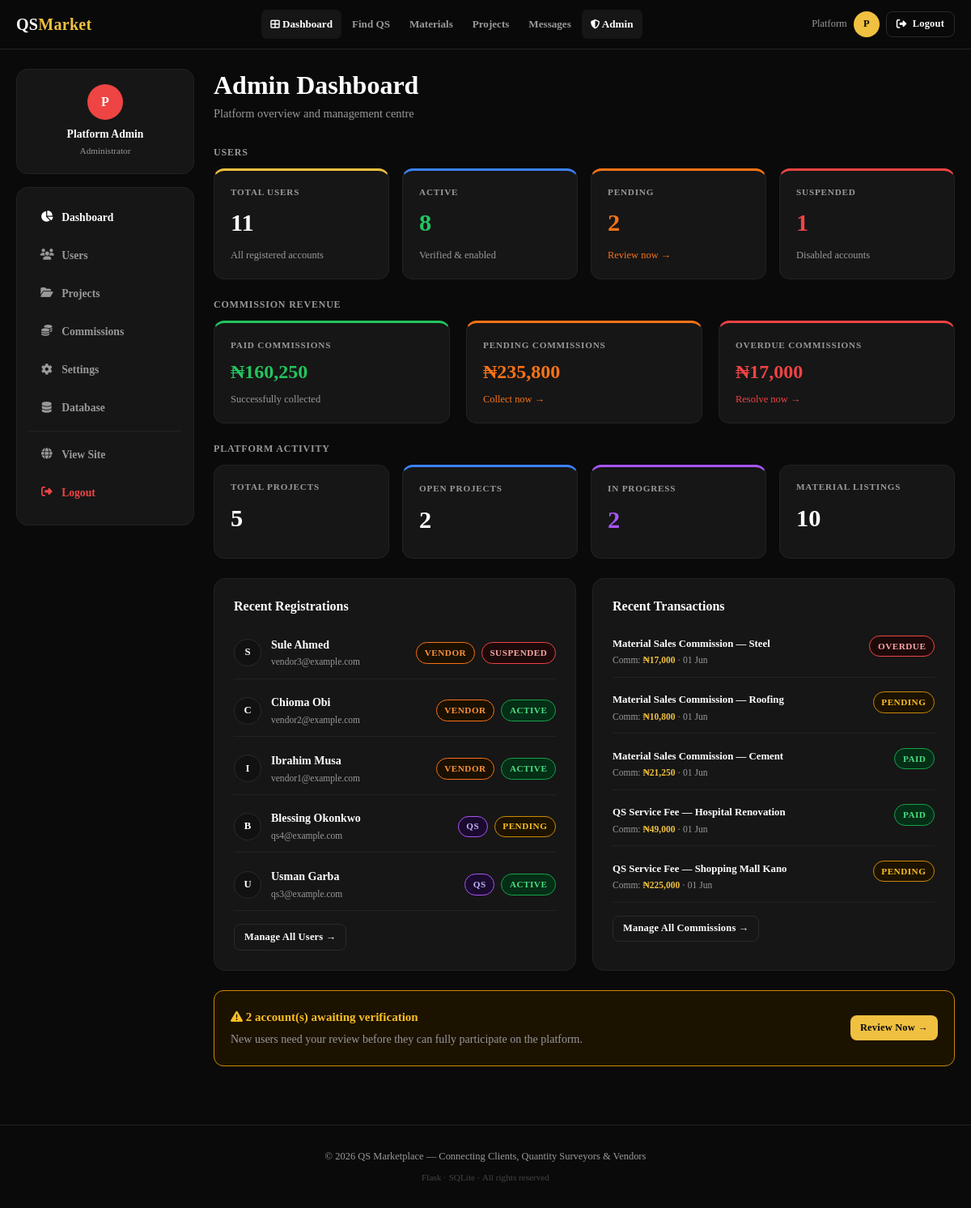
The page /admin (signed in) on the database its author committed.
### app.py (models this page shows, shortened)
class User(UserMixin, db.Model):
    __tablename__ = 'users'
    id            = db.Column(db.Integer, primary_key=True)
    email         = db.Column(db.String(150), unique=True, nullable=False)
    password_hash = db.Column(db.String(255), nullable=False)
    role          = db.Column(db.String(20), nullable=False)   # admin/client/qs/vendor
    first_name    = db.Column(db.String(80))
    last_name     = db.Column(db.String(80))
    phone         = db.Column(db.String(30))
    location      = db.Column(db.String(120))
    bio           = db.Column(db.Text)
    avatar        = db.Column(db.String(200), default='default.png')
    status        = db.Column(db.String(20), default='pending')  # pending/active/suspended
    verified      = db.Column(db.Boolean, default=False)
    joined_at     = db.Column(db.DateTime, default=datetime.utcnow)
    last_login    = db.Column(db.DateTime)
    company_name      = db.Column(db.String(150))
    specialization    = db.Column(db.String(200))
    years_experience  = db.Column(db.Integer)
    certifications    = db.Column(db.Text)
    hourly_rate       = db.Column(db.Float)
    projects_posted   = db.relationship('Project', foreign_keys='Project.client_id', backref='client', lazy=True)
    bids              = db.relationship('Bid', backref='qs_user', lazy=True)
    materials         = db.relationship('Material', backref='vendor', lazy=True)
    sent_messages     = db.relationship('Message', foreign_keys='Message.sender_id', backref='sender', lazy=True)
    transactions      = db.relationship('Transaction', foreign_keys='Transaction.user_id', backref='user', lazy=True)
    @property
    def full_name(self): return f"{self.first_name or ''} {self.last_name or ''}".strip() or self.email

class Transaction(db.Model):
    __tablename__ = 'transactions'
    id              = db.Column(db.Integer, primary_key=True)
    project_id      = db.Column(db.Integer, db.ForeignKey('projects.id'))
    user_id         = db.Column(db.Integer, db.ForeignKey('users.id'))
    description     = db.Column(db.String(255))
    amount          = db.Column(db.Float, nullable=False)
    commission_rate = db.Column(db.Float, default=config.COMMISSION_RATE)
    commission_amt  = db.Column(db.Float)
    status          = db.Column(db.String(20), default='pending')  # pending/paid/overdue/disputed
    created_at      = db.Column(db.DateTime, default=datetime.utcnow)
    paid_at         = db.Column(db.DateTime)
    notes           = db.Column(db.Text)

### app.py (the view)
@app.route('/admin')
@login_required
@admin_required
def admin_dashboard():
    stats = dict(
        total_users       = User.query.count(),
        pending_users     = User.query.filter_by(status='pending').count(),
        active_users      = User.query.filter_by(status='active').count(),
        suspended_users   = User.query.filter_by(status='suspended').count(),
        total_projects    = Project.query.count(),
        open_projects     = Project.query.filter_by(status='open').count(),
        active_projects   = Project.query.filter_by(status='in_progress').count(),
        total_transactions= Transaction.query.count(),
        pending_comm      = db.session.query(db.func.sum(Transaction.commission_amt)).filter_by(status='pending').scalar() or 0,
        paid_comm         = db.session.query(db.func.sum(Transaction.commission_amt)).filter_by(status='paid').scalar() or 0,
        overdue_comm      = db.session.query(db.func.sum(Transaction.commission_amt)).filter_by(status='overdue').scalar() or 0,
        total_materials   = Material.query.count(),
    )
    recent_users  = User.query.order_by(User.joined_at.desc()).limit(5).all()
    recent_txns   = Transaction.query.order_by(Transaction.created_at.desc()).limit(5).all()
    return render_template('admin/dashboard.html', stats=stats, recent_users=recent_users, recent_txns=recent_txns)

### app.py (called while the page is built)
@login_manager.user_loader
def load_user(uid): return User.query.get(int(uid))

def unread_count():
    if current_user.is_authenticated:
        return Message.query.filter_by(receiver_id=current_user.id, read=False).count()
    return 0

@app.context_processor
def inject_globals():
    return dict(unread=unread_count, now=datetime.utcnow())

def admin_required(f):
    from functools import wraps
    @wraps(f)
    def decorated(*args, **kwargs):
        if not current_user.is_authenticated or current_user.role != 'admin':
            flash('Admin access required.', 'error')
            return redirect(url_for('login'))
        return f(*args, **kwargs)
    return decorated

### templates/admin/dashboard.html (shortened to what this page needs)
{% extends 'admin/base_admin.html' %}
{% block admin_content %}
<div class="page-header">
  <h1>Admin Dashboard</h1>
  <p>Platform overview and management centre</p>
</div>
<h2 style="font-size:0.75rem;color:var(--grey);text-transform:uppercase;letter-spacing:0.8px;font-weight:700;margin-bottom:0.75rem;">Users</h2>
<div class="grid-4 mb-3">
  <div class="stat stat-accent">
    <div class="stat-label">Total Users</div>
    <div class="stat-value">{{ stats.total_users }}</div>
    <div class="stat-sub">All registered accounts</div>
  </div>
  <div class="stat stat-blue">
    <div class="stat-label">Active</div>
    <div class="stat-value" style="color:var(--green);">{{ stats.active_users }}</div>
    <div class="stat-sub">Verified & enabled</div>
  </div>
  <div class="stat" style="border-top:3px solid var(--orange);">
    <div class="stat-label">Pending</div>
    <div class="stat-value" style="color:var(--orange);">{{ stats.pending_users }}</div>
    <div class="stat-sub"><a href="{{ url_for('admin_users', status='pending') }}" style="color:var(--orange);">Review now →</a></div>
  </div>
  <div class="stat stat-red">
    <div class="stat-label">Suspended</div>
    <div class="stat-value" style="color:var(--red);">{{ stats.suspended_users }}</div>
    <div class="stat-sub">Disabled accounts</div>
  </div>
</div>
<h2 style="font-size:0.75rem;color:var(--grey);text-transform:uppercase;letter-spacing:0.8px;font-weight:700;margin-bottom:0.75rem;">Commission Revenue</h2>
<div class="grid-3 mb-3">
  <div class="stat stat-green">
    <div class="stat-label">Paid Commissions</div>
    <div class="stat-value" style="font-size:1.5rem;color:var(--green);">₦{{ '{:,.0f}'.format(stats.paid_comm) }}</div>
    <div class="stat-sub">Successfully collected</div>
  </div>
  <div class="stat" style="border-top:3px solid var(--orange);">
    <div class="stat-label">Pending Commissions</div>
    <div class="stat-value" style="font-size:1.5rem;color:var(--orange);">₦{{ '{:,.0f}'.format(stats.pending_comm) }}</div>
    <div class="stat-sub"><a href="{{ url_for('admin_transactions', status='pending') }}" style="color:var(--orange);">Collect now →</a></div>
  </div>
  <div class="stat stat-red">
    <div class="stat-label">Overdue Commissions</div>
    <div class="stat-value" style="font-size:1.5rem;color:var(--red);">₦{{ '{:,.0f}'.format(stats.overdue_comm) }}</div>
    <div class="stat-sub"><a href="{{ url_for('admin_transactions', status='overdue') }}" style="color:var(--red);">Resolve now →</a></div>
  </div>
</div>
<h2 style="font-size:0.75rem;color:var(--grey);text-transform:uppercase;letter-spacing:0.8px;font-weight:700;margin-bottom:0.75rem;">Platform Activity</h2>
<div class="grid-4 mb-3">
  <div class="stat"><div class="stat-label">Total Projects</div><div class="stat-value">{{ stats.total_projects }}</div></div>
  <div class="stat stat-blue"><div class="stat-label">Open Projects</div><div class="stat-value">{{ stats.open_projects }}</div></div>
  <div class="stat" style="border-top:3px solid var(--purple);"><div class="stat-label">In Progress</div><div class="stat-value" style="color:var(--purple);">{{ stats.active_projects }}</div></div>
  <div class="stat"><div class="stat-label">Material Listings</div><div class="stat-value">{{ stats.total_materials }}</div></div>
</div>
<div class="grid-2 mb-3">
  <div class="card">
    <h2 style="font-size:1rem;font-weight:700;margin-bottom:1rem;">Recent Registrations</h2>
    {% if recent_users %}
    <div style="display:flex;flex-direction:column;gap:0.5rem;">
      {% for u in recent_users %}
      <div style="display:flex;align-items:center;justify-content:space-between;padding:0.6rem 0;border-bottom:1px solid var(--border);">
        <div style="display:flex;align-items:center;gap:0.75rem;">
          <div style="width:34px;height:34px;border-radius:50%;background:var(--dark);border:1px solid var(--border2);display:flex;align-items:center;justify-content:center;font-weight:700;font-size:0.8rem;flex-shrink:0;">
            {{ (u.first_name or u.email)[0].upper() }}
          </div>
          <div>
            <div style="font-weight:600;font-size:0.875rem;">{{ u.full_name }}</div>
            <div style="font-size:0.72rem;color:var(--grey);">{{ u.email }}</div>
          </div>
        </div>
        <div style="display:flex;align-items:center;gap:0.5rem;">
          <span class="badge badge-{{ u.role }}">{{ u.role }}</span>
          <span class="badge badge-{{ u.status }}">{{ u.status }}</span>
        </div>
      </div>
      {% endfor %}
    </div>
    <div style="margin-top:1rem;">
      <a href="{{ url_for('admin_users') }}" class="btn btn-outline btn-sm">Manage All Users →</a>
    </div>
    {% endif %}
  </div>
  <div class="card">
    <h2 style="font-size:1rem;font-weight:700;margin-bottom:1rem;">Recent Transactions</h2>
    {% if recent_txns %}
    <div style="display:flex;flex-direction:column;gap:0.5rem;">
      {% for t in recent_txns %}
      <div style="padding:0.6rem 0;border-bottom:1px solid var(--border);">
        <div style="display:flex;justify-content:space-between;align-items:flex-start;">
          <div style="flex:1;min-width:0;margin-right:0.5rem;">
            <div style="font-size:0.8rem;font-weight:600;white-space:nowrap;overflow:hidden;text-overflow:ellipsis;">{{ t.description }}</div>
            <div style="font-size:0.72rem;color:var(--grey);">
              Comm: <b style="color:var(--accent);">₦{{ '{:,.0f}'.format(t.commission_amt or 0) }}</b>
              · {{ t.created_at.strftime('%d %b') }}
            </div>
          </div>
          <span class="badge badge-{{ t.status }}">{{ t.status }}</span>
        </div>
      </div>
      {% endfor %}
    </div>
    <div style="margin-top:1rem;">
      <a href="{{ url_for('admin_transactions') }}" class="btn btn-outline btn-sm">Manage All Commissions →</a>
    </div>
    {% endif %}
  </div>
</div>
{% if stats.pending_users > 0 %}
<div style="background:#1c1200;border:1px solid #ca8a04;border-radius:12px;padding:1.25rem;display:flex;align-items:center;justify-content:space-between;flex-wrap:wrap;gap:1rem;">
  <div>
    <div style="font-weight:700;color:#fbbf24;"><i class="fa fa-exclamation-triangle"></i> {{ stats.pending_users }} account(s) awaiting verification</div>
    <div style="font-size:0.875rem;color:var(--grey);margin-top:0.2rem;">New users need your review before they can fully participate on the platform.</div>
  </div>
  <a href="{{ url_for('admin_users', status='pending') }}" class="btn btn-primary btn-sm">Review Now →</a>
</div>
{% endif %}
{% endblock %}

### templates/admin/base_admin.html (shortened to what this page needs)
{% extends 'base.html' %}
{% block content %}
<div class="admin-wrap">
  <aside class="admin-sidebar">
    <div class="card card-sm mb-2" style="text-align:center;padding:1.1rem;">
      <div style="width:44px;height:44px;border-radius:50%;background:var(--red);color:#fff;display:flex;align-items:center;justify-content:center;font-weight:800;font-size:1rem;margin:0 auto 0.4rem;">
        {{ (current_user.first_name or 'A')[0].upper() }}
      </div>
      <div style="font-weight:700;font-size:0.85rem;">{{ current_user.full_name }}</div>
      <div style="font-size:0.7rem;color:var(--grey);">Administrator</div>
    </div>
    <nav class="sidebar-nav card card-sm">
      <a href="{{ url_for('admin_dashboard') }}"
         {% if request.endpoint=='admin_dashboard' %}class="active"{% endif %}>
        <i class="fa fa-chart-pie"></i> Dashboard
      </a>
      <a href="{{ url_for('admin_users') }}"
         {% if request.endpoint=='admin_users' %}class="active"{% endif %}>
        <i class="fa fa-users"></i> Users
      </a>
      <a href="{{ url_for('admin_projects') }}"
         {% if request.endpoint=='admin_projects' %}class="active"{% endif %}>
        <i class="fa fa-folder-open"></i> Projects
      </a>
      <a href="{{ url_for('admin_transactions') }}"
         {% if request.endpoint=='admin_transactions' %}class="active"{% endif %}>
        <i class="fa fa-coins"></i> Commissions
      </a>
      <a href="{{ url_for('admin_settings') }}"
         {% if request.endpoint=='admin_settings' %}class="active"{% endif %}>
        <i class="fa fa-cog"></i> Settings
      </a>
      <a href="{{ url_for('admin_database') }}"
         style="{% if request.endpoint=='admin_database' %}color:var(--red)!important;{% endif %}">
        <i class="fa fa-database"></i> Database
      </a>
      <hr style="border:none;border-top:1px solid var(--border);margin:0.4rem 0;">
      <a href="{{ url_for('index') }}">
        <i class="fa fa-globe"></i> View Site
      </a>
      <a href="{{ url_for('logout') }}" style="color:var(--red)!important;">
        <i class="fa fa-sign-out-alt"></i> Logout
      </a>
    </nav>
  </aside>
  <main style="min-width:0;overflow:hidden;">
    {% block admin_content %}{% endblock %}
  </main>
</div>
{% endblock %}

### templates/base.html (shortened to what this page needs)
<!DOCTYPE html>
<html lang="en">
<head>
<link rel="stylesheet" href="https://cdnjs.cloudflare.com/ajax/libs/font-awesome/6.5.0/css/all.min.css">
</head>
<body>
<nav class="navbar">
  <div class="nav-inner">
    <a href="{{ url_for('index') }}" class="nav-logo">QS<span>Market</span></a>
    <div class="nav-links">
      {% if current_user.is_authenticated %}
      <a href="{{ url_for('dashboard') }}"
         {% if request.endpoint in ['dashboard','admin_dashboard'] %}class="active"{% endif %}>
        <i class="fa fa-th-large" style="font-size:0.72rem;"></i> Dashboard
      </a>
      {% endif %}
      <a href="{{ url_for('qs_directory') }}"
         {% if request.endpoint=='qs_directory' %}class="active"{% endif %}>Find QS</a>
      <a href="{{ url_for('materials') }}"
         {% if request.endpoint=='materials' %}class="active"{% endif %}>Materials</a>
      {% if current_user.is_authenticated %}
      <a href="{{ url_for('projects') }}"
         {% if request.endpoint in ['projects','project_detail','new_project'] %}class="active"{% endif %}>Projects</a>
      <a href="{{ url_for('messages') }}"
         {% if request.endpoint=='messages' %}class="active"{% endif %}>
        Messages{% set u=unread() %}{% if u>0 %}<span class="nav-badge">{{u}}</span>{% endif %}
      </a>
      {% if current_user.role=='admin' %}
      <a href="{{ url_for('admin_dashboard') }}"
         {% if 'admin' in (request.endpoint or '') %}class="active"{% endif %}>
        <i class="fa fa-shield-alt" style="font-size:0.72rem;"></i> Admin
      </a>
      {% endif %}
      {% endif %}
    </div>
    <div class="nav-user">
      {% if current_user.is_authenticated %}
      <span class="nav-name">{{ current_user.first_name or current_user.email.split('@')[0] }}</span>
      <a href="{{ url_for('profile') }}" class="nav-avatar" title="My Profile">
        {{ (current_user.first_name or current_user.email)[0].upper() }}
      </a>
      <a href="{{ url_for('logout') }}" class="btn btn-outline btn-sm" id="desk-logout">
        <i class="fa fa-sign-out-alt"></i> Logout
      </a>
      {% else %}
      <a href="{{ url_for('login') }}"    class="btn btn-outline btn-sm">Login</a>
      <a href="{{ url_for('register') }}" class="btn btn-primary btn-sm">Register</a>
      {% endif %}
    </div>
  </div>
</nav>
{% block content %}{% endblock %}
<footer>
  <div>© 2026 QS Marketplace — Connecting Clients, Quantity Surveyors &amp; Vendors</div>
  <div style="margin-top:0.35rem;opacity:0.4;font-size:0.7rem;">Flask · SQLite · All rights reserved</div>
</footer>
</body>
</html>

### rows shown on the page
User: first_name "Platform", first_name "P", full_name "Platform Admin"
User: first_name "S", full_name "Sule Ahmed", email "vendor3@example.com", role "VENDOR", status "SUSPENDED"
User: first_name "C", full_name "Chioma Obi", email "vendor2@example.com", role "VENDOR", status "ACTIVE"
User: first_name "I", full_name "Ibrahim Musa", email "vendor1@example.com", role "VENDOR", status "ACTIVE"
User: first_name "B", full_name "Blessing Okonkwo", email "qs4@example.com", role "QS", status "PENDING"
User: first_name "U", full_name "Usman Garba", email "qs3@example.com", role "QS", status "ACTIVE"
Transaction: description "Material Sales Commission — Steel", commission_amt "17,000", created_at "01 Jun", status "OVERDUE"
Transaction: description "Material Sales Commission — Roofing", commission_amt "10,800", created_at "01 Jun", status "PENDING"
Transaction: description "Material Sales Commission — Cement", commission_amt "21,250", created_at "01 Jun", status "PAID"
Transaction: description "QS Service Fee — Hospital Renovation", commission_amt "49,000", created_at "01 Jun", status "PAID"
Transaction: description "QS Service Fee — Shopping Mall Kano", commission_amt "225,000", created_at "01 Jun", status "PENDING"

### other values the page prints
{{ stats.total_users }} "11"
{{ stats.active_users }} "8"
{{ stats.pending_users }} "2"
{{ stats.suspended_users }} "1"
{{ '{:,.0f}'.format(stats.paid_comm) }} "160,250"
{{ '{:,.0f}'.format(stats.pending_comm) }} "235,800"
{{ '{:,.0f}'.format(stats.overdue_comm) }} "17,000"
{{ stats.total_projects }} "5"
{{ stats.open_projects }} "2"
{{ stats.active_projects }} "2"
{{ stats.total_materials }} "10"
